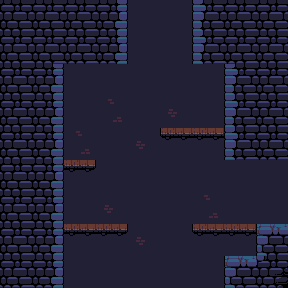

Below is a game level as drawn by its tile map, then a one-line description and the .tmx that defines it (tile-layer data replaced by summaries):
An orthogonal 9x9 tile map with 32x32 px tiles, 5 tile layers (Background, Foreground, Sensor, Decoration, ...), 2 tilesets.

<map version="1.0" orientation="orthogonal" renderorder="right-down" width="9" height="9" tilewidth="32" tileheight="32" nextobjectid="1">
 <tileset firstgid="1" name="oppcastle-mod-tiles" tilewidth="32" tileheight="32">
  <image source="oppcastle-mod-tiles.png" width="480" height="352" />
 </tileset>
 <tileset firstgid="166" name="oppcastle-tiles_0" tilewidth="32" tileheight="32">
  <image source="oppcastle-tiles_0.png" width="416" height="352" />
 </tileset>
 <layer name="Background" width="9" height="9">
  <data>[81 cells, 81 non-empty, 3 distinct tile ids]</data>
 </layer>
 <layer name="Foreground" width="9" height="9">
  <data>[81 cells, 37 non-empty, 5 distinct tile ids]</data>
 </layer>
 <layer name="Sensor" width="9" height="9">
  <data>[81 cells, 6 non-empty, 1 distinct tile ids]</data>
 </layer>
 <layer name="Decoration" width="9" height="9">
  <data>[81 cells, 0 non-empty, 0 distinct tile ids]</data>
 </layer>
 <layer name="Thin ledges" width="9" height="9">
  <data>[81 cells, 7 non-empty, 3 distinct tile ids]</data>
 </layer>
</map>
